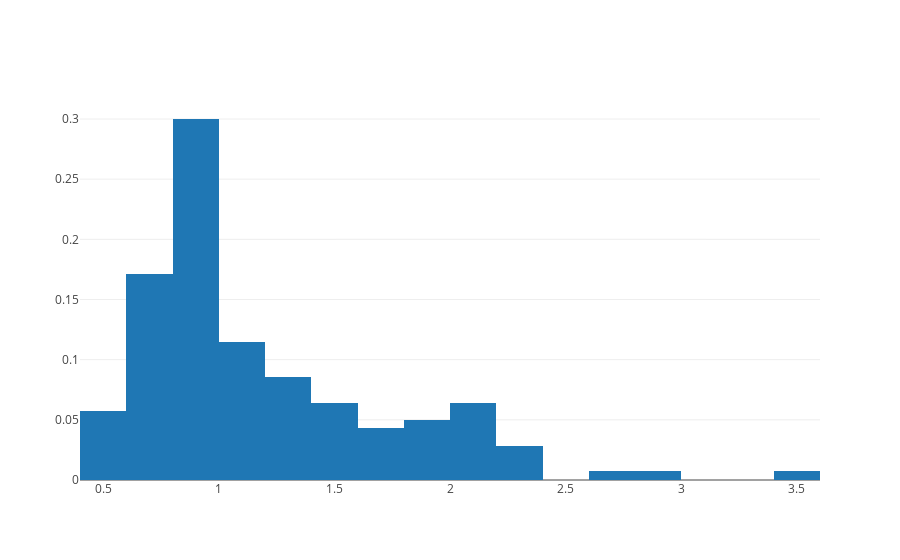

Notebook code for this chart:
### Code cell
# histogoram 
# using cals_per_oz column's value.
print('normalized histogram base on cols_per_oz')
data2 = [go.Histogram(x=df.cals_per_oz, histnorm='probability')]
iplot(data2, filename='normalized histogram')

### Figure 1 — Plotly figure (JSON) as saved in the notebook; plotly's stock layout.template omitted (floating-point values rounded to 4 significant figures; data arrays with more than 128 entries replaced by an {"elided": "..."} marker saying what was removed)
{"data": [{"histnorm": "probability", "type": "histogram", "uid": "ce8690dc-57b6-45a7-9a62-e8cad9d7d9ef", "x": {"elided": "140 str values"}}], "layout": {}}
